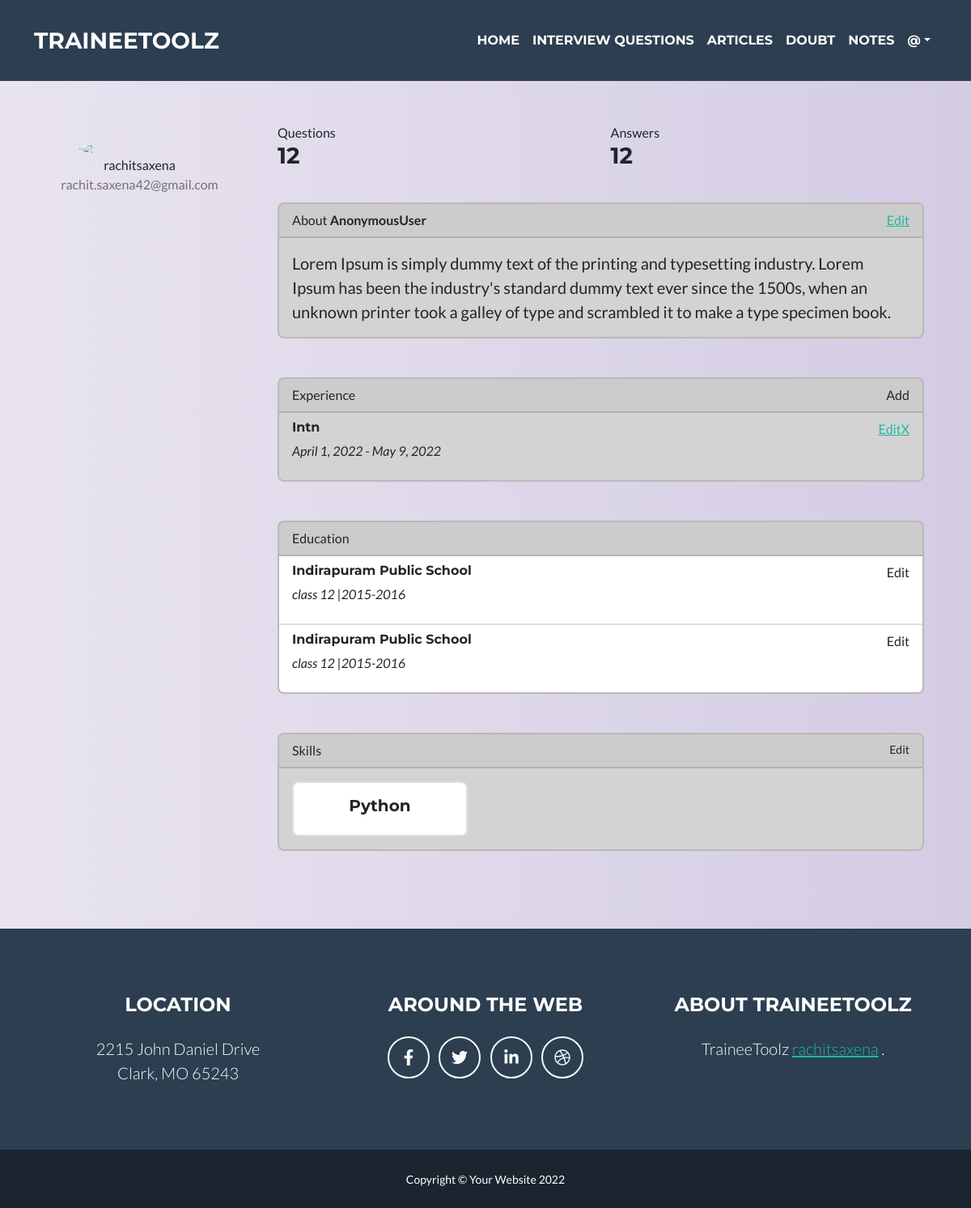
Before: /accounts/profilePage/1 with the older database file.
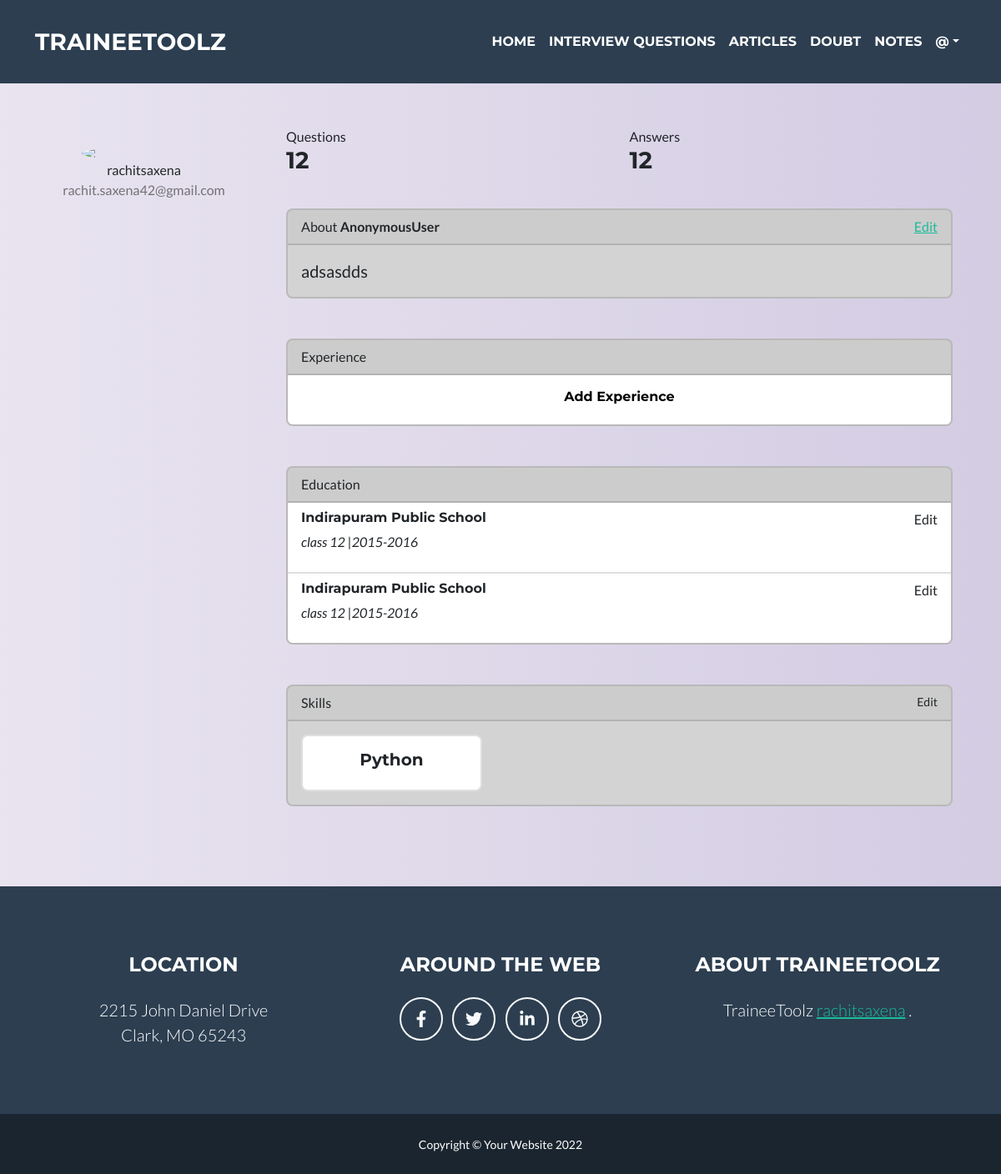
After: the same page with the newer database file.
### accounts/models.py (models this page shows, shortened)
class Profile(models.Model):
    profession = (
        ('student','student'),
        ('teacher','teacher'),
        ('other','other'),
    )
    user = models.OneToOneField(User , related_name='profile' , on_delete=models.CASCADE)
    profession = models.CharField(max_length=100 , default='other')
    about = models.TextField(blank=True)
    experience = models.ManyToManyField('Experience' , blank=True)
    skills = models.ManyToManyField(Tag , blank=True)

class Experience(models.Model):
    company = models.CharField(max_length=1000)
    startDate = models.DateField()
    endDate = models.DateField()
    designation = models.CharField(max_length=1000)
    user = models.ForeignKey(User , on_delete=models.CASCADE)
    class Meta:
        unique_together= ('user','startDate')

### accounts/views.py (the view)
# urls.py: path('profilePage/<str:pk>' , views.ProfilePage ,name='profilePage' ),
def ProfilePage(request,pk):
    try:
        profile = Profile.objects.get(user__id=pk)
        params = {
            'profile':profile
        }
        return render(request, 'accounts/profilePage.html', params)
    except Exception as E:
        print(str(E))
        return HttpResponse("<h1>Could not process this request. Kindly login again.</h1>")

### templates/accounts/profilePage.html (shortened to what the changed rows need)
{% extends 'basic.html'%}
{% block content%}
<div class="container rounded  mt-5 mb-5">
                            <div class="row">
                                <div class="col-md-3 border-right">
                                    <div class="d-flex flex-column align-items-center text-center p-3 py-5"><img class="rounded-circle mt-5" width="150px" src="https://st3.depositphotos.com/15648834/17930/v/600/depositphotos_179308454-stock-illustration-unknown-person-silhouette-glasses-profile.jpg"><span class="font-weight-bold">{{profile.user.username}}</span><span class="text-black-50">{{profile.user.email}}</span></div>
                                </div>
                                <div class="col-md-9 border-right">
                                    <div class="p-3 py-5">
                                        <div class="card" style="background:#D3D3D3;">
                                              <div class="card-body">
                                                <blockquote class="blockquote mb-0">
                                                  <p>{{profile.about}}</p>
                                                  </blockquote>
                                              </div>
                                        </div>
                                        <div class="card mt-5" style="background:#D3D3D3;">
                                                  <div class="card-header d-flex justify-content-between">
                                                    <span>Experience</span>
                                                      {% if profile.experience.all%}
                                                      <span>Add</span>
                                                      {% endif%}
                                                  </div>
                                                  <ul class="list-group list-group-flush">
                                                      {% if profile.experience.all%}
                                                          {% for i in profile.experience.all%}
                                                              <li class="list-group-item" style="background:#D3D3D3;">
                                                                <div class="row">
                                                                    <div class="col-sm-8">
                                                                        <h6>{{i.designation}}</h6>
                                                                        <i><p>{{i.startDate}} - {{i.endDate}}</p></i>
                                                                    </div>
                                                                    <div class="col-sm-4 d-flex justify-content-end">
                                                                        <a href="{% url 'fillExperience' user.id %}">Edit</a>
                                                                            <a href="{% url 'removeExperience' profile.id i.id%}">X</a>
                                                                    </div>
                                                                </div>
                                                                </li>
                                                          {% endfor%}
                                                        {% else%}
                                                            <li class="list-group-item">
                                                                <div class="row">
                                                                    <div class="col-sm-12 py-2 d-flex justify-content-center">
                                                                        <h6><a href="{% url 'fillExperience' user.id%}" style="text-decoration:none; color:black;">Add Experience</a></h6>
                                                                    </div>
                                                                </div>
                                                            </li>
                                                      {% endif%}
                                                  </ul>
                                        </div>
                                    </div>
                                </div>
                            </div>
                        </div>
{% endblock content%}

Changed rows visible on the page:
no longer on this page (row unchanged): Experience: designation "Intn", startDate "April 1, 2022", endDate "May 9, 2022"
changed Profile "rachitsaxena": about "Lorem Ipsum is simply dummy text of the printing and typesetting industry. Lorem Ipsum has been the industry's standard dummy text ever since the 1500s, when an unknown printer took a galley of type and scrambled it to make a type specimen book." → "adsasdds"
Other visible differences:
text no longer shown: "Add"
text now shown: "Add Experience"
